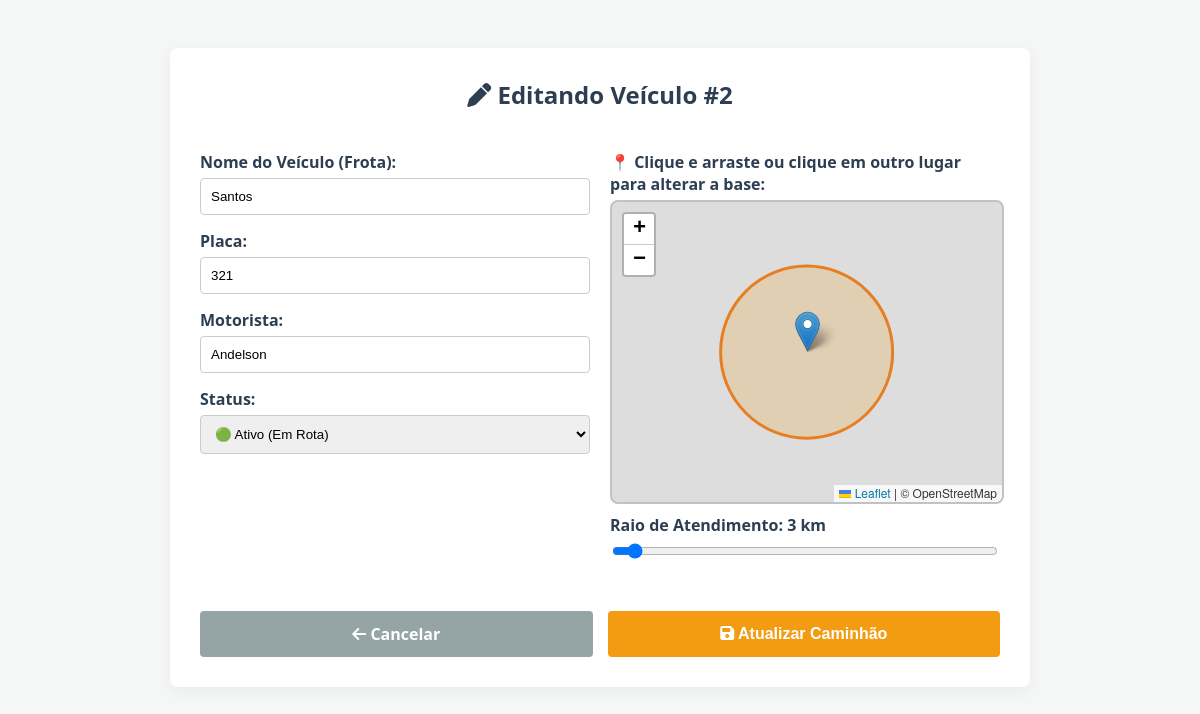
The page /admin/editar_caminhao.php?id=2 on the database its author committed.
### tables this page shows
CREATE TABLE `caminhoes` (
  `id` int(11) NOT NULL,
  `nome` varchar(100) DEFAULT NULL,
  `placa` varchar(20) DEFAULT NULL,
  `motorista` varchar(100) DEFAULT NULL,
  `lat_base` decimal(10,8) DEFAULT NULL,
  `lng_base` decimal(11,8) DEFAULT NULL,
  `raio_atendimento` int(11) DEFAULT NULL,
  `status` varchar(20) DEFAULT NULL,
  `rota_id` int(11) DEFAULT NULL
);

### admin/editar_caminhao.php (the view, shortened to what this page needs)
<?php
include "../config/conexao.php";
$id = isset($_GET['id']) ? (int)$_GET['id'] : 0;
$sql = "SELECT * FROM caminhoes WHERE id = $id";
$resultado = $conn->query($sql);
$caminhao = $resultado->fetch_assoc();
?>
<!DOCTYPE html>
<html lang="pt-br">
<head>
    <link rel="stylesheet" href="https://unpkg.com/leaflet/dist/leaflet.css" />
    <link rel="stylesheet" href="https://cdnjs.cloudflare.com/ajax/libs/font-awesome/6.0.0/css/all.min.css" />
</head>
<body>
    <div class="form-container">
        <h2 class="full-width" style="text-align: center; color: #2c3e50; margin-top: 0;">
            <i class="fas fa-pen"></i> Editando Veículo #<?= $caminhao['id'] ?>
        </h2>
        <form action="atualizar_caminhao.php" method="POST" class="full-width" style="display: contents;">
            <div>
                <div class="form-group">
                    <label>Nome do Veículo (Frota):</label>
                    <input type="text" name="nome" value="<?= htmlspecialchars($caminhao['nome']) ?>" required>
                </div>
                <div class="form-group">
                    <label>Placa:</label>
                    <input type="text" name="placa" value="<?= htmlspecialchars($caminhao['placa']) ?>" required>
                </div>
                <div class="form-group">
                    <label>Motorista:</label>
                    <input type="text" name="motorista" value="<?= htmlspecialchars($caminhao['motorista']) ?>" required>
                </div>
                <div class="form-group">
                    <label>Status:</label>
                    <select name="status" required>
                        <option value="Ativo" <?= $caminhao['status'] == 'Ativo' ? 'selected' : '' ?>>🟢 Ativo (Em Rota)</option>
                    </select>
                </div>
            </div>
            <div>
                <label>📍 Clique e arraste ou clique em outro lugar para alterar a base:</label>
                <div id="mapa-regiao"></div>
                <div class="form-group">
                    <label>Raio de Atendimento: <span id="valor-raio"><?= $caminhao['raio_atendimento'] ?></span> km</label>
                    <div class="range-container">
                        <input type="range" id="input-raio" name="raio_atendimento" min="1" max="50" value="<?= $caminhao['raio_atendimento'] ?>">
                    </div>
                </div>
            </div>
            <div class="full-width botoes-flex">
                <a href="caminhoes.php" class="btn btn-voltar"><i class="fas fa-arrow-left"></i> Cancelar</a>
                <button type="submit" class="btn btn-salvar"><i class="fas fa-save"></i> Atualizar Caminhão</button>
            </div>
        </form>
    </div>
</body>
</html>

### admin/editar_caminhao.php (style rules this page uses)
body { font-family: 'Segoe UI', sans-serif; background: #f4f7f6; padding: 40px; color: #333; }
.form-container { max-width: 800px; background: white; padding: 30px; border-radius: 8px; box-shadow: 0 4px 15px rgba(0, 0, 0, 0.05); margin: auto; display: grid; grid-template-columns: 1fr 1fr; gap: 20px; }
.full-width { grid-column: 1 / -1; }
.form-group { margin-bottom: 15px; }
label { display: block; margin-bottom: 5px; font-weight: bold; color: #2c3e50; }
input[type="text"], select { width: 100%; padding: 10px; border: 1px solid #ccc; border-radius: 4px; box-sizing: border-box; }
#mapa-regiao { height: 300px; width: 100%; border-radius: 8px; border: 2px solid #bdc3c7; margin-bottom: 10px; z-index: 1; }
.range-container { display: flex; align-items: center; gap: 15px; }
input[type="range"] { flex: 1; }
.botoes-flex { display: flex; gap: 15px; margin-top: 15px; }
.btn { padding: 12px; border-radius: 4px; font-weight: bold; font-size: 16px; cursor: pointer; text-align: center; border: none; flex: 1; text-decoration: none; transition: 0.3s; }
.btn-salvar { background: #f39c12; color: white; }
.btn-voltar { background: #95a5a6; color: white; }

### rows shown on the page
caminhoes: id "2", nome "Santos", placa "321", motorista "Andelson", status "🟢 Ativo (Em Rota)", raio_atendimento "3"
